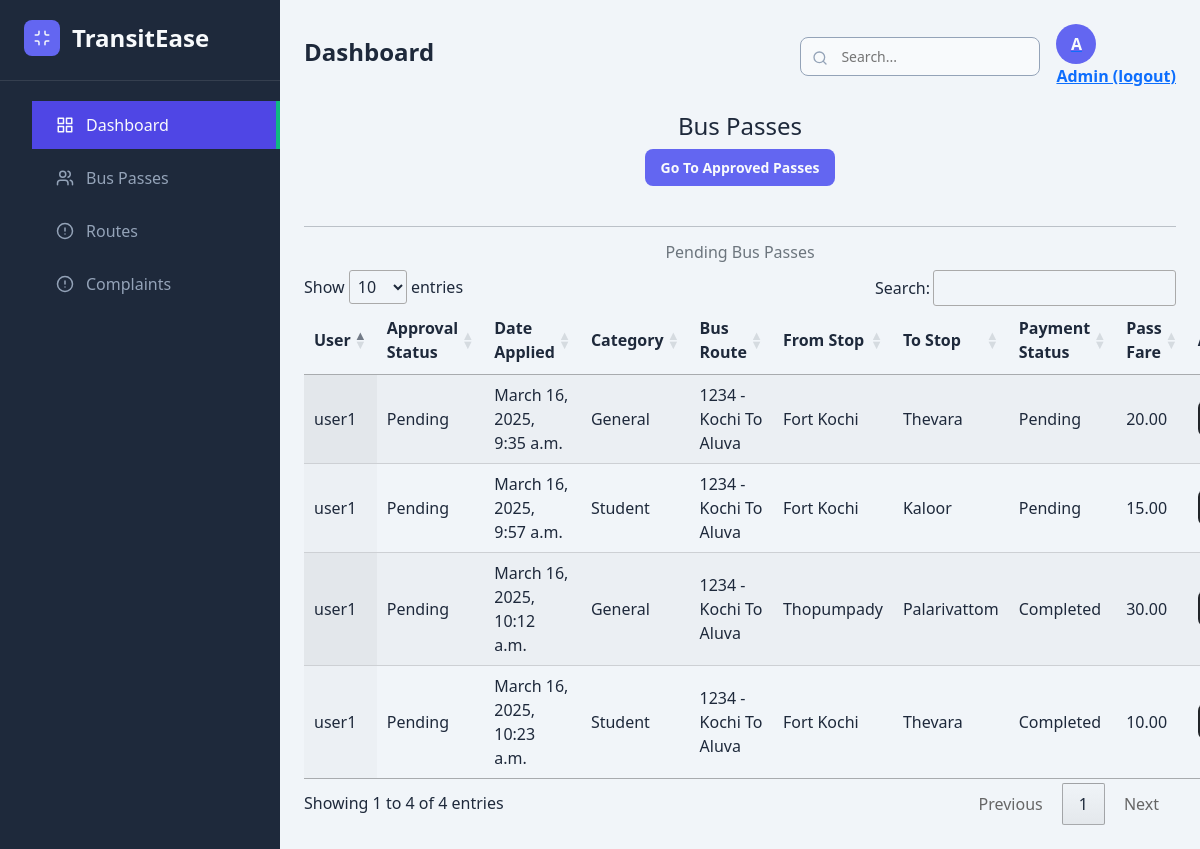
Before: /admin_pending_passes/ (signed in) with the older database file.
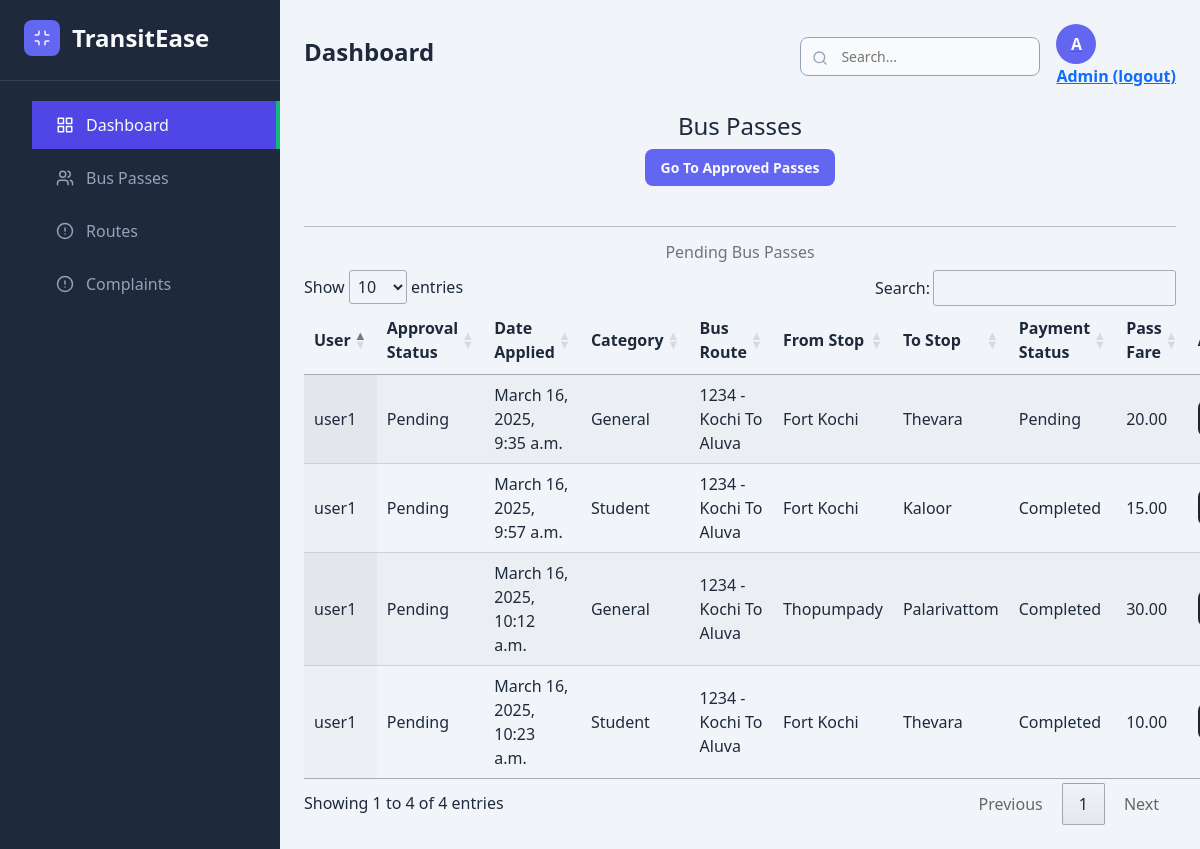
After: the same page with the newer database file.
### home/models.py (models this page shows, shortened)
class BusPass(models.Model):
    PROFESSION_CHOICES = (
        ('student', 'Student'),
        ('senior_citizen', 'Senior Citizen'),
        ('general', 'General'),
        ('government_employee', 'Government Employee'),
    )
    APPROVAL_STATUS_CHOICES = (
        ('pending', 'Pending'),
        ('approved', 'Approved'),
        ('rejected', 'Rejected'),
    )
    user = models.ForeignKey('CustomUser', on_delete=models.CASCADE, related_name='buspasses')
    photo = models.ImageField(upload_to='buspass_photos/', null=True, blank=True)
    id_proof = models.FileField(upload_to='id_proofs/', null=True, blank=True)
    approval_status = models.CharField(max_length=20, choices=APPROVAL_STATUS_CHOICES, default="pending")
    status = models.BooleanField(default=False)
    date_applied = models.DateTimeField(auto_now_add=True)
    date_approved = models.DateTimeField(null=True, blank=True)
    date_rejected = models.DateTimeField(null=True, blank=True)
    profession = models.CharField(max_length=100, choices=PROFESSION_CHOICES, default='general')
    bus_route = models.ForeignKey(BusRoute, on_delete=models.CASCADE, related_name='passes')
    from_stop = models.ForeignKey(BusStop, on_delete=models.CASCADE, related_name='passes_from')
    to_stop = models.ForeignKey(BusStop, on_delete=models.CASCADE, related_name='passes_to')
    valid_from = models.DateField()
    valid_until = models.DateField()
    payment_status = models.BooleanField(default=False)
    pass_validity_in_days = models.BigIntegerField(default=30)
    payment_order_id = models.CharField(max_length=100,null=True, blank=True)
    pass_fare = models.DecimalField(max_digits=10, decimal_places=2, null=True, blank=True)
    class Meta:
        verbose_name = 'bus pass'
        verbose_name_plural = 'bus passes'

class CustomUser(AbstractBaseUser, PermissionsMixin):
    username = models.CharField(max_length=50, unique=True, verbose_name='username')
    email = models.EmailField(unique=True)
    first_name = models.CharField(max_length=200, blank=True, null=True)
    last_name = models.CharField(max_length=200, blank=True, null=True)
    phone = models.CharField(max_length=20, null=True, blank=True)
    pro_pic = models.FileField(upload_to="profile_pic", null=True, blank=True)
    address = models.TextField(null=True, blank=True)
    is_active = models.BooleanField(default=True, verbose_name="active")
    is_staff = models.BooleanField(default=False, verbose_name="staff")
    date_joined = models.DateTimeField(auto_now_add=True)
    role = models.CharField(max_length=20, choices=(("user","user"),('admin',"admin"),("conductor","conductor")), default='user')
    objects = CustomUserManager()
    USERNAME_FIELD = 'username'
    REQUIRED_FIELDS = ["first_name","email"]
    class Meta:
        verbose_name='user'
        verbose_name_plural = "users"

class BusRoute(models.Model):
    route_name = models.CharField(max_length=100, unique=True)
    start_point = models.CharField(max_length=100)
    end_point = models.CharField(max_length=100)
    route_number = models.CharField(max_length=10, unique=True)
    class Meta:
        verbose_name = 'bus route'
        verbose_name_plural = 'bus routes'
    def __str__(self):
        return f"{self.route_number} - {self.route_name}"

class BusStop(models.Model):
    route = models.ForeignKey(BusRoute, on_delete=models.CASCADE, related_name="stops")
    stop_name = models.CharField(max_length=100)
    sequence_number = models.PositiveIntegerField()
    class Meta:
        verbose_name = 'bus stop'
        verbose_name_plural = 'bus stops'
        unique_together = ('route', 'sequence_number')
        ordering = ['route', 'sequence_number']

### home/views.py (the view)
# urls.py: path('admin_pending_passes/', views.admin_pending_passes, name='admin_pending_passes'),
@login_required(login_url='signin')
def admin_pending_passes(request):
    if not request.user.is_staff:
        messages.error(request, "You do not have permission to access this page.")
        return redirect('home')
    pending_passes = BusPass.objects.filter(status=False).order_by('date_applied')
    return render(request, 'admin/admin_pending_passes.html', {'pending_passes': pending_passes})

### templates/admin/admin_pending_passes.html (shortened to what this page needs)
{% extends 'admin/index.html' %}
{% block content %}
<div class="contanier">
    <div class="headder text-center">
        <h4>Bus Passes</h4>
        <a href="{%url 'admin_approved_passes' %}" class="btn btn-primary">Go To Approved Passes</a>
        <br><br>
        <hr>
        <h6 class="text-secondary">Pending Bus Passes</h6>
    </div>
    <link rel="stylesheet" href="https://cdn.datatables.net/1.11.5/css/jquery.dataTables.min.css">
    <table id="pendingPassesTable" class="display">
        <thead>
            <tr>
                <th>User</th>
                <th>Approval Status</th>
                <th>Date Applied</th>
               <th>Category</th>
                <th>Bus Route</th>
                <th>From Stop</th>
                <th>To Stop</th>
                <th>Payment Status</th>
                <th>Pass Fare</th>
                <th>Actions</th>
            </tr>
        </thead>
        <tbody>
            {% for pass in pending_passes %}
            <tr>
                <td>{{ pass.user.username }}</td>
                <td>{{ pass.get_approval_status_display }}</td>
                <td>{{ pass.date_applied }}</td>
                <td>{{ pass.get_profession_display }}</td>
                <td>{{ pass.bus_route }}</td>
                <td>{{ pass.from_stop.stop_name }}</td>
                <td>{{ pass.to_stop.stop_name }}</td>
                <td>{{ pass.payment_status|yesno:"Completed,Pending" }}</td>
                <td>{{ pass.pass_fare }}</td>
                <td>
                    <a href="{%url 'view_application' pass.id %}" class="btn btn-dark">View</a>
                </td>
            </tr>
            {% endfor %}
        </tbody>
    </table>
</div>
{% endblock  %}

Changed rows visible on the page:
changed BusPass "March 16, 2025, 9:57 a.m.": payment_status "Pending" → "Completed"
